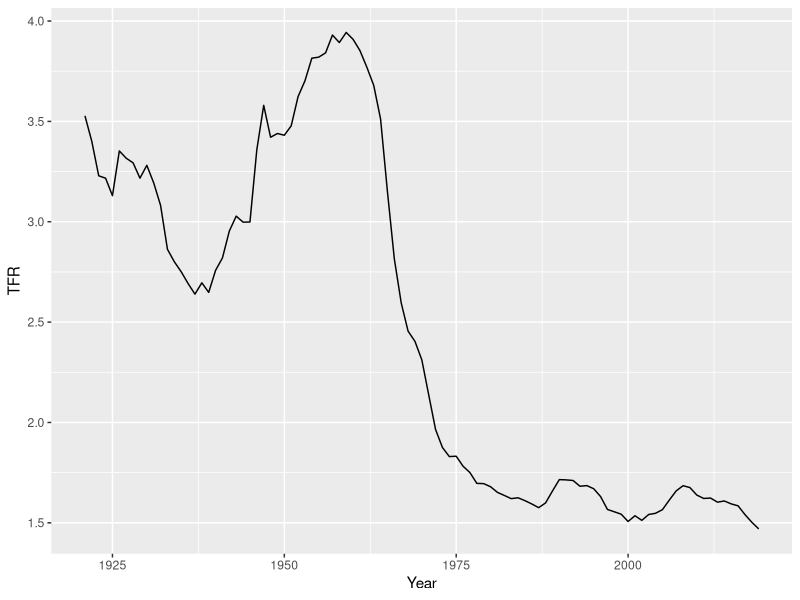
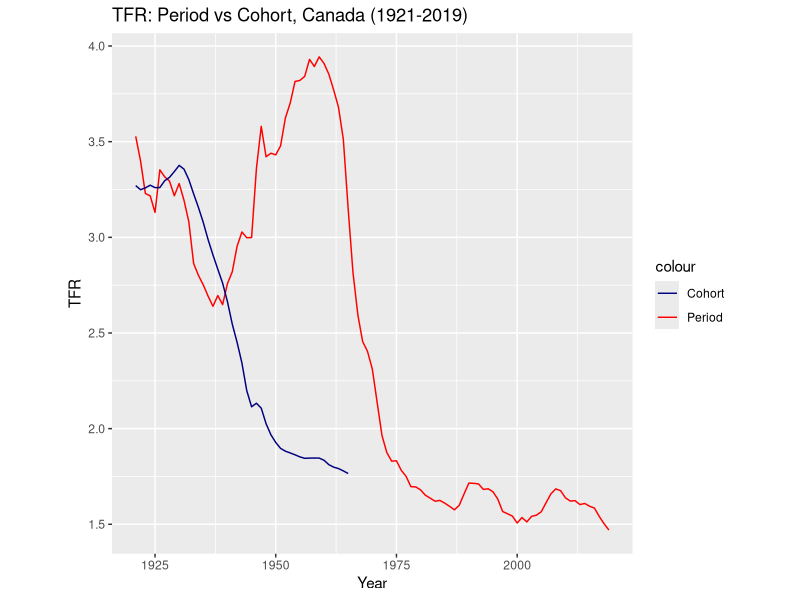
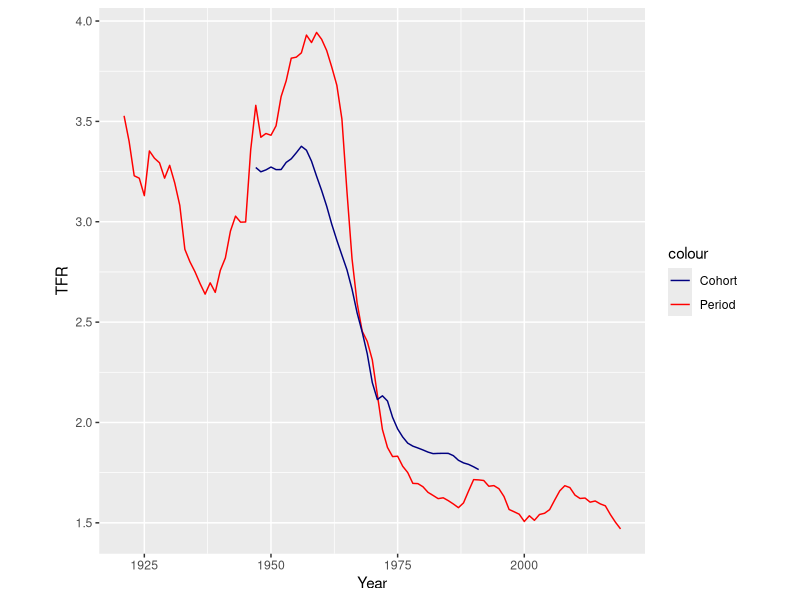

Generate these figures, in order, with R:

## R tutorial 3 - Fertility Period vs Cohort 
## DEMO2002 - Population dynamics
## Mar-2025

#### good practice is to load the package first ####

library(ggplot2)

#### data preparation ####
# setwd("   ")

fx<-read.table("CANasfrRR.txt",
                header=TRUE, fill=TRUE, skip=2)

fx$Age[fx$Age=="12-"] <- "12"
fx$Age[fx$Age=="55+"] <- "55"
fx$Age <- as.numeric(fx$Age)

#### calculate TFR for any given year ####

i <-  2019

fx2019 <- fx[fx$Year == i, ]
 

TFR2019 <-  sum(fx2019$ASFR)
MAC2019 <-  sum((fx2019$Age+0.5) * fx2019$ASFR)/ TFR2019
  
#### loop to calculate TFR ####

Year <- unique(fx$Year) 

TFR <- c()

for(i in Year){
  Fx <- fx[fx$Year == i,] 
  tfr_y <-   sum(Fx$ASFR)
  TFR <- c(TFR,  tfr_y)
}

TFR <- data.frame(Year, TFR)

# For the TFR we just created

ggplot(TFR, aes(x=Year,y=TFR))+geom_line()

#### Period & Cohort Comparison ####

fx2<-read.table("CANasfrVV.txt"  ,
                 header=TRUE, fill=TRUE, skip=2)

fx2$ARDY[fx2$ARDY == "12-"] <- "12"
fx2$ARDY[fx2$ARDY == "55+"] <- "55"
fx2$ARDY <- as.numeric( fx2$ARDY)

fx2$Cohort <- gsub("[+]","", fx2$Cohort)
fx2$Cohort <- gsub("[-]","", fx2$Cohort)

fx2$Cohort <- as.numeric( fx2$Cohort)

#### We are gonna look at the Cohort TFR ####

Year2 <- 1921:1965

CTFR <- c()

for (i in Year2) {
  Fx <- fx2[fx2$Cohort == i,]
  ctfr_c<- sum(Fx$ASFR)
  CTFR <- c(CTFR, ctfr_c)
}

CTFR <- data.frame(Year=1921:1965, CTFR)

#### Plotting time! ####

ggplot(TFR,aes(x=Year ,y=TFR,color="Period"))+
  geom_line()+
  theme(aspect.ratio=1)+
  geom_line(CTFR,mapping=aes(x=Year ,y=CTFR,color="Cohort"))+
  scale_color_manual(values = c("navy","red"))+
  labs(title="TFR: Period vs Cohort, Canada (1921-2019)")

ggplot(TFR,aes(x=Year ,y=TFR,color="Period"))+
  geom_line()+
  theme(aspect.ratio=1)+
  geom_line(CTFR,mapping=aes(x=Year+26 ,y=CTFR,color="Cohort"))+
  scale_color_manual(values = c("navy","red"))




